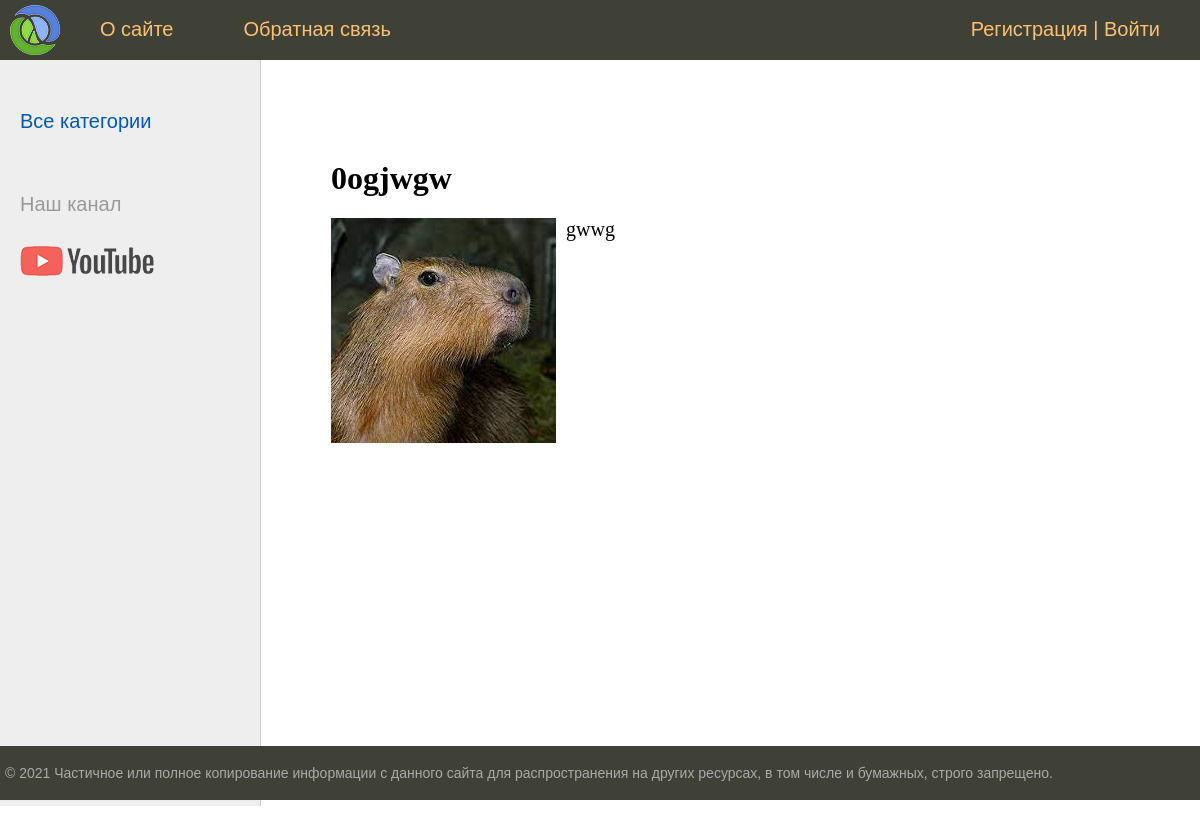
The app's page /post/gwwgwg with its own data.
### women/models.py (models this page shows, shortened)
class Women(models.Model):
    title = models.CharField(
        max_length=32,
        verbose_name='Заголовок'
    )
    slug = models.SlugField(
        max_length=32,
        unique=True,
        db_index=True,
        verbose_name='URL'
    )
    content = models.TextField(
        verbose_name='Текст'
    )
    photo = models.ImageField(
        upload_to='photos/%Y/%m/%d',
        verbose_name='Фото'
    )
    time_create = models.DateTimeField(
        auto_now_add=True,
        verbose_name='Время создания'
    )
    time_update = models.DateTimeField(
        auto_now=True,
        verbose_name='Время обновления'
    )
    is_published = models.BooleanField(
        default=True,
        verbose_name='Публикация'
    )
    cat = models.ForeignKey(
        'Category',
        on_delete=models.PROTECT,
    )
    def __str__(self):
        return self.title
    class Meta:
        verbose_name = 'Женщины'
        verbose_name_plural = 'Женщины'
        ordering = ['-time_create', 'title']

### women/views.py (the view)
# urls.py: path('post/<slug:post_slug>', ShowPost.as_view(), name='post'),
class ShowPost(DataMixin, DetailView):
    model = Women
    template_name = 'women/post.html'
    slug_url_kwarg = 'post_slug'
    context_object_name = 'post'
    def get_context_data(self, *, object_list=None, **kwargs):
        context = super().get_context_data(**kwargs)
        c_def = self.get_user_context(title=context['post'])
        return dict(list(context.items()) + list(c_def.items()))

### women/utils.py (called while the page is built)
    def get_user_context(self, **kwargs):
        context = kwargs
        cats = cache.get('cats')
        if not cats:
            cats = Category.objects.annotate(Count('women'))
            cats = cache.set('cats', cats, 10)
        user_menu = menu.copy()
        if not self.request.user.is_authenticated:
            user_menu.pop(1)
        context['menu'] = user_menu
        context['cats'] = cats
        if 'cat_selected' not in context:
            context['cat_selected'] = 0
        return context

### women/templates/women/post.html
{% extends 'women/base.html' %}
{% block content %}
    <h1>{{ post.title }}</h1>
    {% if post.photo %}
        <p><img src="{{ post.photo.url }}" alt="" class="img-article-left"></p>
    {% endif %}
    {{ post.content|linebreaks }}
{% endblock %}

### women/static/women/css/style.css (style rules this page uses)
html, body { font-family: 'Arial'; margin: 0; padding: 0; height: 100%; width: 100%; color: #444; }
img { max-width: 600px; height: auto; }
img.img-article-left { max-width: 300px; height: auto; float: left; padding: 0 10px 10px 0; }
.content-text h1 { font-size: 32px; }

### records on screen
Women: title "0ogjwgw", photo (picture), content "gwwg"

### other values on screen
{{ m.title }} "О сайте" "Обратная связь"
